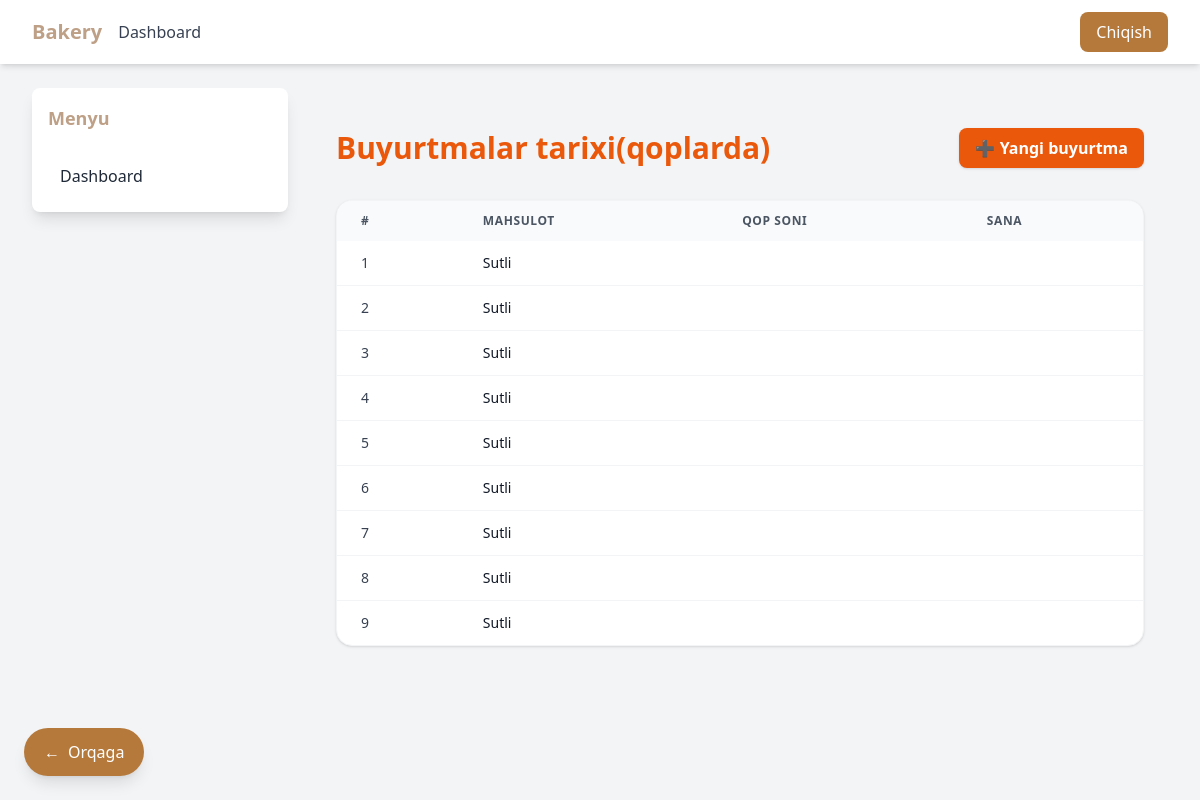
/inventory/productions/, run on an earlier commit of the app's database.
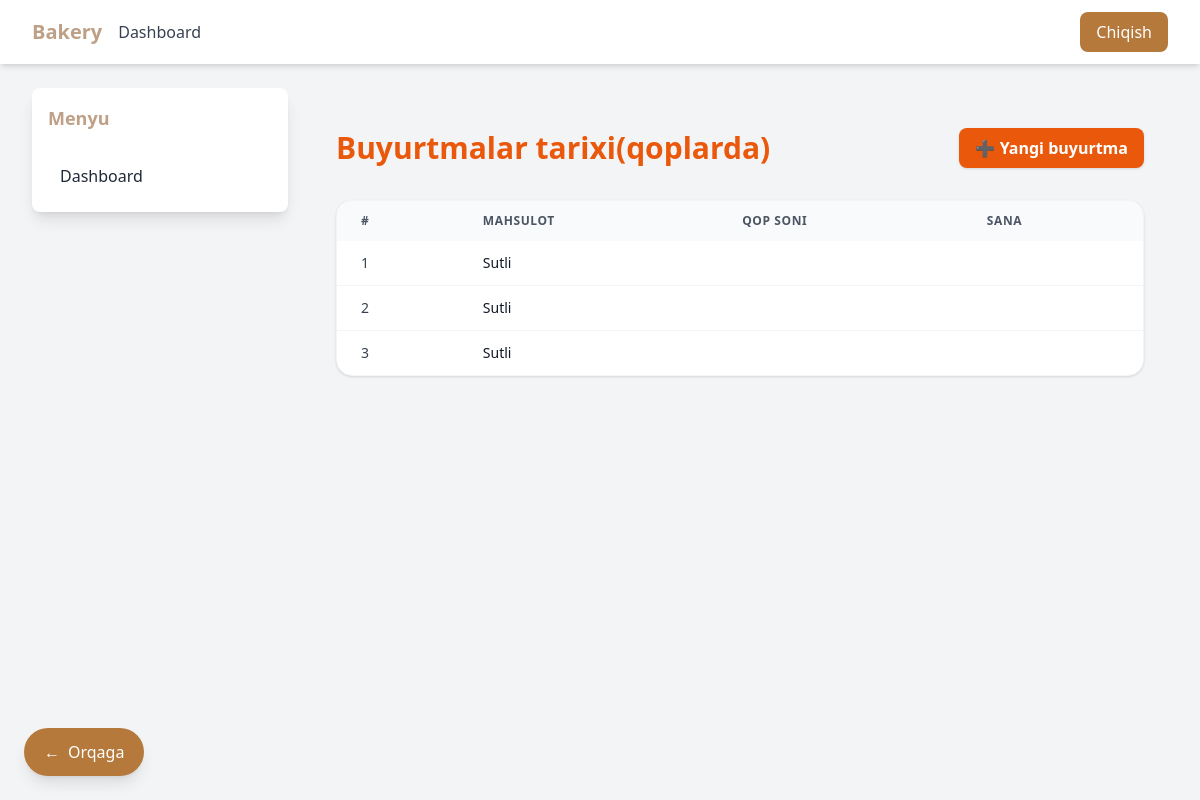
And on a later commit of the database.
### inventory/models.py (models this page shows, shortened)
class Production(models.Model):
    product = models.ForeignKey('products.Product', on_delete=models.PROTECT, related_name='productions')
    meshok = models.DecimalField(**DECIMAL_KWARGS)
    date = models.DateTimeField(auto_now_add=True)
    note = models.TextField(blank=True)
    class Meta:
        verbose_name = _("Production")
        verbose_name_plural = _("Productions")
        ordering = ['-date']

### products/models.py (models this page shows, shortened)
class Product(models.Model):
    name = models.CharField(max_length=150, unique=True)
    description = models.TextField(blank=True, null=True)
    is_active = models.BooleanField(default=True)
    created_at = models.DateTimeField(auto_now_add=True)
    updated_at = models.DateTimeField(auto_now=True)
    class Meta:
        verbose_name = "Mahsulot"
        verbose_name_plural = "Mahsulotlar"

### inventory/views.py (the view)
# urls.py: path("productions/", views.production_list, name="production_history"),
def production_list(request):
    productions = Production.objects.select_related("product").order_by("-date")
    return render(request, "inventory/production_list.html", {"productions": productions})

### inventory/templates/inventory/production_list.html
{% extends "base.html" %}
{% block content %}
<div class="container mx-auto px-6 py-10">
  <div class="flex justify-between items-center mb-8">
    <h1 class="text-3xl font-bold text-orange-600">Buyurtmalar tarixi(qoplarda)</h1>
    <a href="{% url 'inventory:production_create' %}"
       class="bg-orange-600 hover:bg-orange-700 text-white font-semibold px-4 py-2 rounded-lg shadow">
       ➕ Yangi buyurtma
    </a>
  </div>
  <div class="bg-white rounded-2xl shadow overflow-x-auto border border-gray-100">
    <table class="min-w-full text-sm text-gray-700">
      <thead class="bg-gray-50 text-gray-600 uppercase text-xs tracking-wider">
        <tr>
          <th class="px-6 py-3 text-left">#</th>
          <th class="px-6 py-3 text-left">Mahsulot</th>
          <th class="px-6 py-3 text-left">Qop soni</th>
          <th class="px-6 py-3 text-left">Sana</th>
        </tr>
      </thead>
      <tbody class="divide-y divide-gray-100">
        {% for prod in productions %}
        <tr class="hover:bg-gray-50 transition">
          <td class="px-6 py-3">{{ forloop.counter }}</td>
          <td class="px-6 py-3 font-medium text-gray-900">{{ prod.product.name }}</td>
          <td class="px-6 py-3">{{ prod.meshok_count }}</td>
          <td class="px-6 py-3 text-gray-500">{{ prod.created_at|date:"Y-m-d H:i" }}</td>
        </tr>
        {% empty %}
        <tr>
          <td colspan="4" class="px-6 py-4 text-center text-gray-500">
            Buyurtmalar topilmadi.
          </td>
        </tr>
        {% endfor %}
      </tbody>
    </table>
  </div>
</div>
{% endblock %}

### templates/base.html (shortened to what this page needs)
<!DOCTYPE html>
<html lang="uz">
<head>
  <script src="https://cdn.tailwindcss.com"></script>
</head>
<body class="bg-gray-100 font-sans text-gray-800">
  <nav id="navbar" class="bg-white shadow-md">
    <div class="max-w-7xl mx-auto px-4 sm:px-6 lg:px-8">
      <div class="flex justify-between h-16 items-center">
        <div class="flex items-center space-x-4">
          <a href="{% url 'dashboard' %}" class="text-primary text-xl font-bold whitespace-nowrap">Bakery</a>
          <div class="hidden md:flex space-x-4">
            {% if request.user.role == 'viewer' %}
              <a href="{% url 'viewer_dashboard' %}" class="text-gray-700 hover-text-primary-dark">Dashboard</a>
            {% else %}
              <a href="{% url 'dashboard' %}" class="text-gray-700 hover-text-primary-dark">Dashboard</a>
            {% endif %}
          </div>
        </div>
        <div class="flex items-center space-x-3">
          {% if request.resolver_match.url_name != 'login' %}
            <a href="{% url 'logout' %}" class="bg-primary hover-bg-primary-dark text-white px-4 py-2 rounded-lg transition whitespace-nowrap">Chiqish</a>
          {% endif %}
        </div>
      </div>
    </div>
  </nav>
  <div class="max-w-7xl mx-auto mt-6 px-4 sm:px-6 lg:px-8 flex flex-col lg:flex-row gap-6 items-start">
    <aside id="sidebar"
      class="hidden lg:flex flex-col flex-shrink-0 w-full lg:w-64 bg-white shadow-lg rounded-lg p-4 space-y-2 transition-all duration-300 ease-in-out">
      <h2 class="text-lg font-bold text-primary mb-4">Menyu</h2>
      {% if request.user.role == 'viewer' %}
        <a href="{% url 'viewer_dashboard' %}" class="block px-3 py-2 rounded-lg hover-bg-primary-dark transition">Dashboard</a>
      {% else %}
        <a href="{% url 'dashboard' %}" class="block px-3 py-2 rounded-lg hover-bg-primary-dark transition">Dashboard</a>
      {% endif %}
    </aside>
    <main class="flex-1 flex flex-col w-full overflow-hidden scroll-smooth">
      {% block content %}{% endblock %}
    </main>
  </div>
  {% if request.resolver_match.url_name != 'dashboard' %}
  <button onclick="history.back()"
    class="back-button bg-primary hover-bg-primary-dark text-white px-5 py-3 rounded-full shadow-lg transition flex items-center space-x-2">
    <span>←</span>
    <span class="hidden sm:inline">Orqaga</span>
  </button>
  {% endif %}
</body>
</html>

### templates/base.html (style rules this page uses)
.bg-primary { background-color: #b5793b; }
.text-primary { color: #bea087; }
html { scroll-behavior: smooth; }
html, body { max-width: 100%; overflow-x: hidden; }
body { padding-top: 64px; }
nav { position: fixed; top: 0; left: 0; width: 100%; background: rgba(255,255,255,0.95); backdrop-filter: blur(6px); transition: transform 0.28s cubic-bezier(.2,.9,.2,1), box-shadow 0.2s; z-index: 1100; will-change: transform; }
.back-button { position: fixed; bottom: 24px; left: 24px; z-index: 1000; }

What changed in the data, as far as the page shows it:
removed Production: product.name "Sutli"
removed Production: product.name "Sutli"
removed Production: product.name "Sutli"
removed Production: product.name "Sutli"
removed Production: product.name "Sutli"
removed Production: product.name "Sutli"
